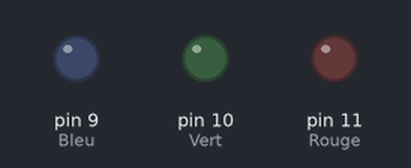
A sketch run on a simulated Arduino Uno, built with avr-gcc and run on an emulated ATmega328P. Parts: output pins drawn as LEDs (lit = HIGH).

Above: at 0.5 s.
At 2.5 s:
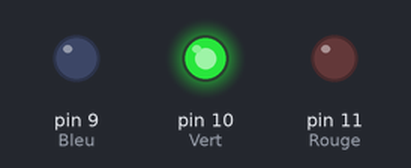
At 3.5 s:
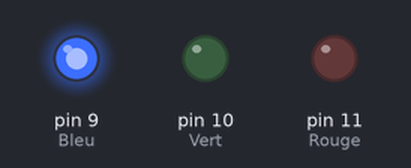
At 4.5 s:
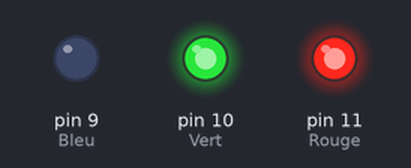
At 6.5 s:
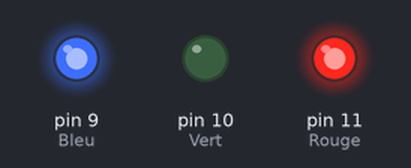
At 9.5 s:
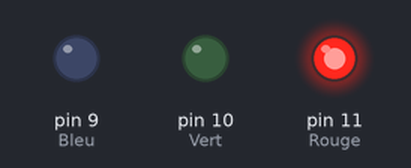
Timing chart, 0 to 10.4 s (numbered marks = the images above):
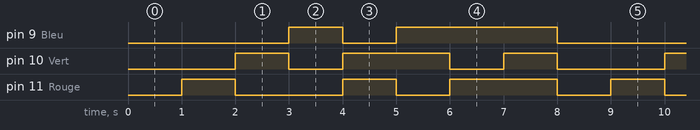

Measured:
- by itself, pin 9 (Bleu): repeats every 8.0 s: LOW 1.0 s, HIGH 3.0 s, LOW 3.0 s, HIGH 1.0 s
- by itself, pin 10 (Vert): repeats every 8.0 s: LOW 1.0 s, HIGH 2.0 s, LOW 1.0 s, HIGH 1.0 s, LOW 2.0 s, HIGH 1.0 s
- by itself, pin 11 (Rouge): repeats every 8.0 s: LOW 2.0 s, HIGH 1.0 s, LOW 1.0 s, HIGH 2.0 s, LOW 1.0 s, HIGH 1.0 s

The sketch:

P6-RVB.ino
```cpp
// Croquis P6-RVB.ino
//----- CONSTANTES -----
#define Rouge 11 // Couleur ROUGE sur la ligne d'E/S 11
#define Vert 10  // Couleur VERTE sur la ligne d'E/S 10
#define Bleu 9   // Couleur BLEUE sur la ligne d'E/S 9

//----- PROCEDURE D'INITIALISATION -----
void setup() {
  pinMode(Rouge, OUTPUT); // Ligne de la LED ROUGE en sortie
  pinMode(Vert, OUTPUT);  // Ligne de la LED VERTE en sortie
  pinMode(Bleu, OUTPUT);  // Ligne de la LED BLEUE en sortie
}

//----- BOUCLE PRINCIPALE -----
void loop(){
  couleursPrincipales();
}
//----- PROCEDURE SUPPLEMENTAIRE -----
void couleursPrincipales(){
  // Eteint
  digitalWrite(Rouge, LOW);
  digitalWrite(Vert, LOW);
  digitalWrite(Bleu, LOW);
  delay(1000);
  // Rouge
  digitalWrite(Rouge, HIGH);
  digitalWrite(Vert, LOW);
  digitalWrite(Bleu, LOW);
  delay(1000);
  // Vert
  digitalWrite(Rouge, LOW);
  digitalWrite(Vert, HIGH);
  digitalWrite(Bleu, LOW);
  delay(1000);
  // Bleu
  digitalWrite(Rouge, LOW);
  digitalWrite(Vert, LOW);
  digitalWrite(Bleu, HIGH);
  delay(1000);
  // Jaune
  digitalWrite(Rouge, HIGH);
  digitalWrite(Vert, HIGH);
  digitalWrite(Bleu, LOW);
  delay(1000);
  // Cyan
  digitalWrite(Rouge, LOW);
  digitalWrite(Vert, HIGH);
  digitalWrite(Bleu, HIGH);
  delay(1000);
  // Magenta
  digitalWrite(Rouge, HIGH);
  digitalWrite(Vert, LOW);
  digitalWrite(Bleu, HIGH);
  delay(1000);
  // Blanc
  digitalWrite(Rouge, HIGH);
  digitalWrite(Vert, HIGH);
  digitalWrite(Bleu, HIGH);
  delay(1000);
}
```
